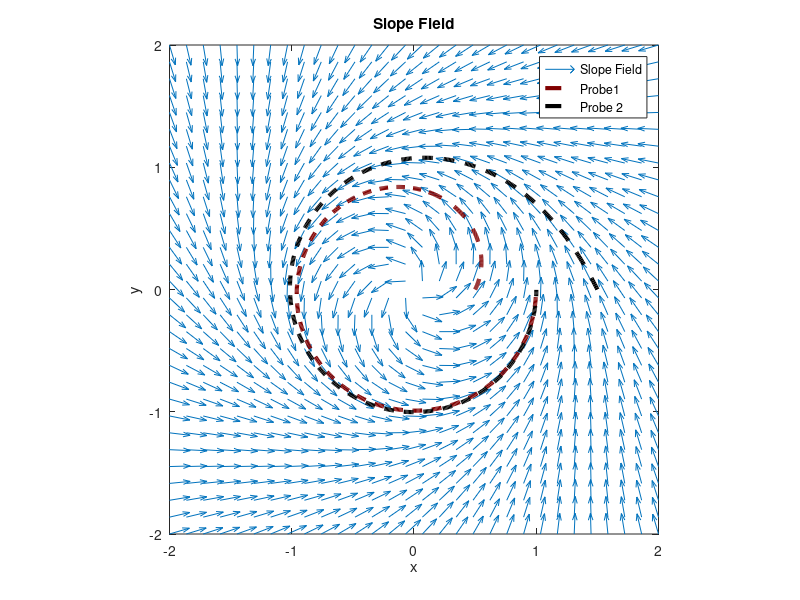

Source code (MATLAB):
clear all;
interval_start = -2;
interval_end = 2;
% Define the system of differential equations
dxdt = @(x, y) -y + x*(1 - sqrt(x^2 + y^2));
dydt = @(x, y) x + y*(1 - sqrt(x^2 + y^2));

% Second-order Runge-Kutta method
rk2 = @(f, x, y, h) y + h/2 * (f(x, y) + f(x + h, y + h * f(x, y)));

% Define the range and step size for plotting
x_range = linspace(interval_start,interval_end , 30);
y_range = linspace(interval_start,interval_end , 30);
[X, Y] = meshgrid(x_range, y_range);

% Calculate slopes at each point using the defined system of equations
U = zeros(size(X));
V = zeros(size(Y));
for i = 1:numel(X)
    U(i) = dxdt(X(i), Y(i));
    V(i) = dydt(X(i), Y(i));
end
N = sqrt(U.^2+V.^2);
U = U./N;
V=V./N;
% Plot the slope field
figure(1)
quiver(X, Y, U, V);
hold on;
title('Slope Field');
xlabel('x');
ylabel('y');
axis tight equal;

% Optionally, draw approximate solutions using the Runge-Kutta method
% Initial conditions for approximate solutions
initial_conditions = [
0.5, 0.0;
1.5, 0.;
];

% Iterate through initial conditions and plot approximate solutions
for i = 1:size(initial_conditions, 1)
    Xt = [initial_conditions(i, 1)];
    Yt = [initial_conditions(i, 2)];
    x0 = initial_conditions(i, 1);
    y0 = initial_conditions(i, 2);
    h = 0.01; % Step size

    num_steps =  abs(interval_start-interval_end ) / h;
    x = x0;
    y = y0;
    x_next = x0;
    y_next = y0;
    Xt = [x0];
    Yt = [y0];
    while ~(y<0 && y_next > 0)
        x =x_next;
        y= y_next;
 k1 = [h * dxdt(x,y); h * dydt(x,y)];
 k2 = [h * dxdt(x+0.5*k1(1),y + 0.5*k1(2)); h * dydt(x+0.5*k1(1),y + 0.5*k1(2))];
 x_next = x + k2(1);
 y_next = y + k2(2);
 Xt = [Xt, x];
 Yt = [Yt, y];
    end
    plot(Xt,Yt,'--rs','LineWidth',3,'MarkerSize',0.001,'Color',[initial_conditions(i,i) 0 0]);

    axis([-2 2 -2 2])
end
    legend("Slope Field","Probe1", "Probe 2")
    Xt = [Xt, x];
    Yt = [Yt, x];


